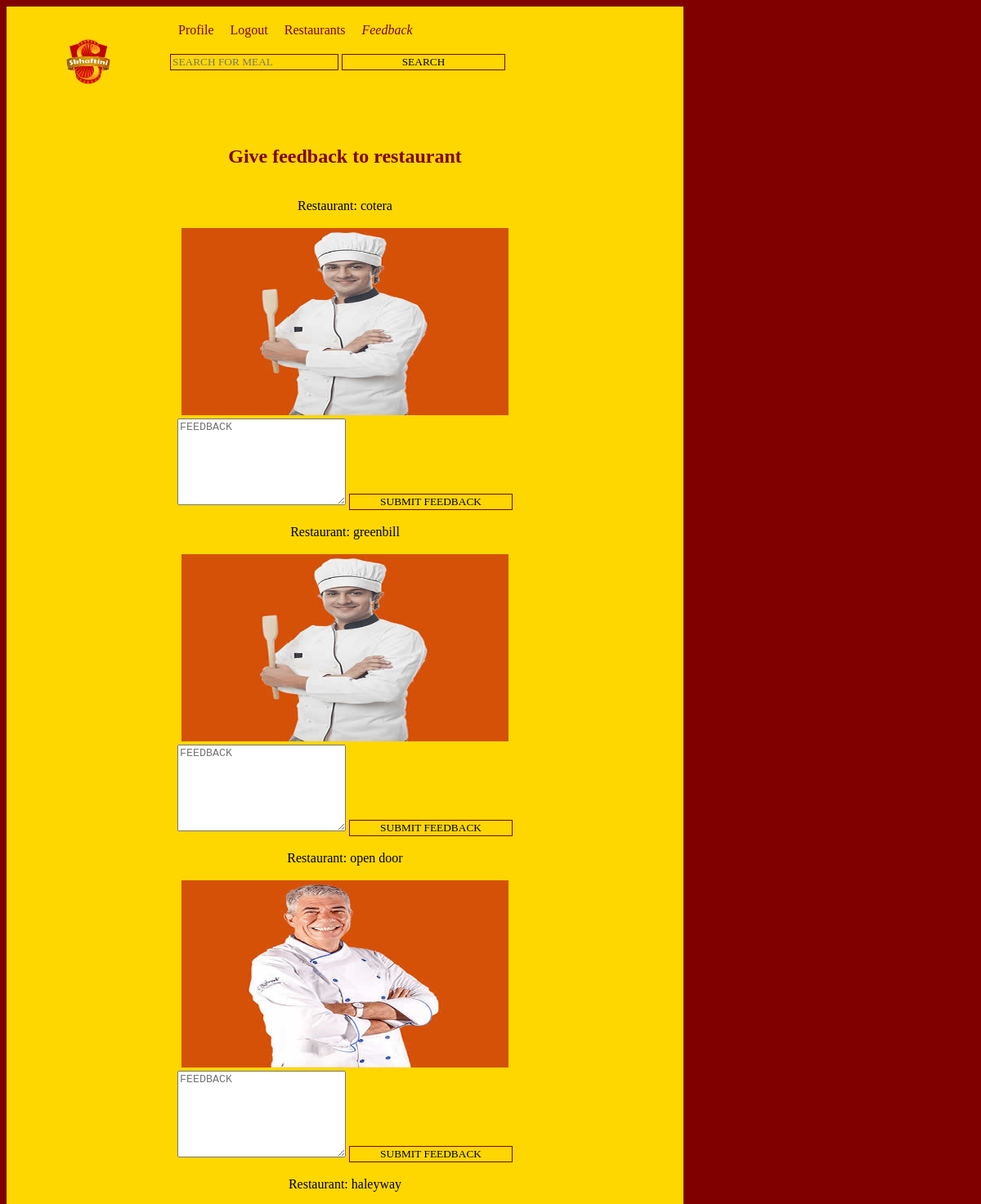
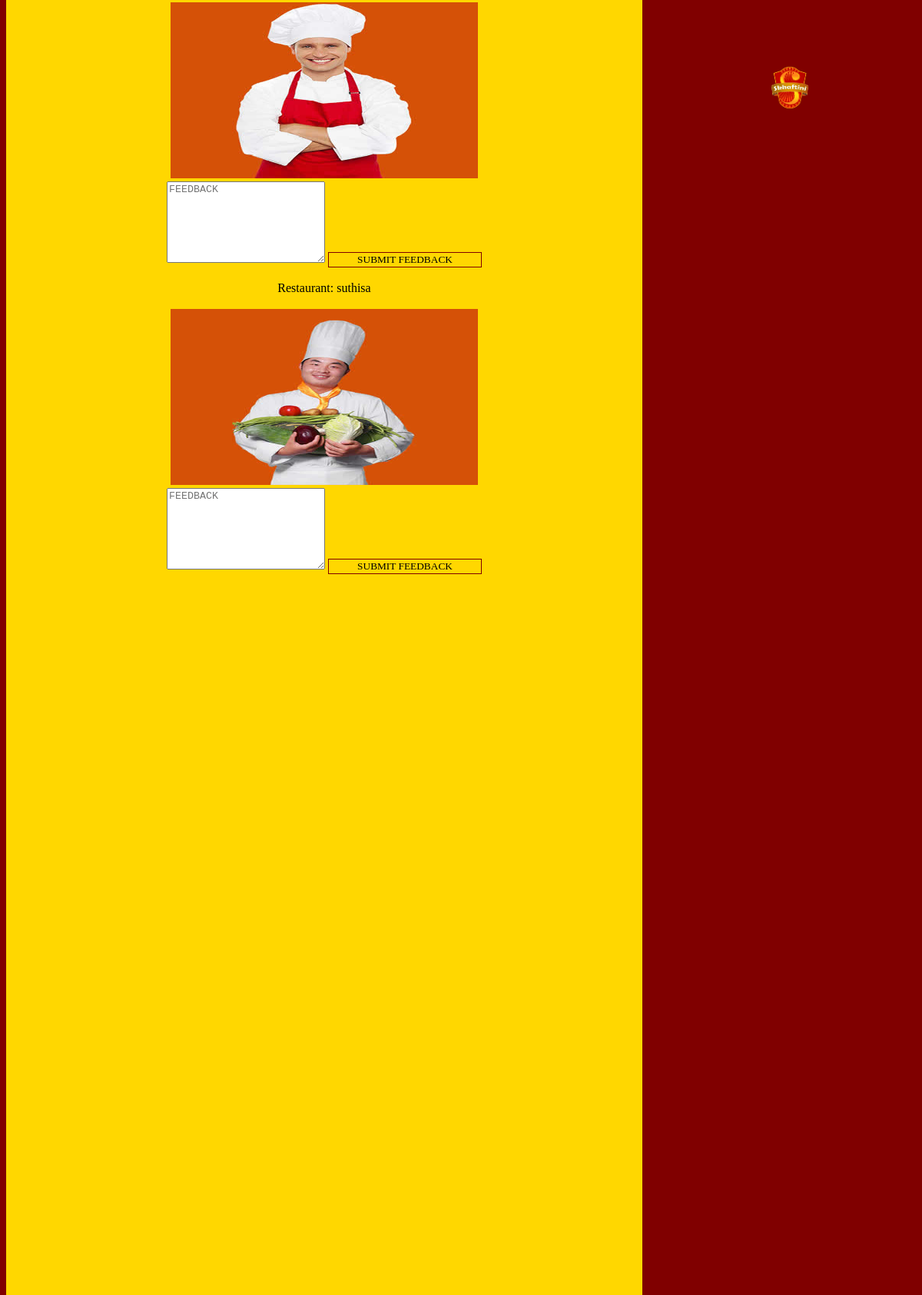
The app's page /feedback.php (signed in) with its own data (2 pictures, top to bottom).
### tables this page shows
CREATE TABLE `user_registration` (
  `PHONE_NUMBER` int(8) NOT NULL,
  `EMAIL` varchar(320) NOT NULL,
  `NAME` varchar(80) NOT NULL,
  `HOUSE_NUMBER` int(70) NOT NULL,
  `PASSWORD` varchar(94) NOT NULL,
  `TYPE_OF_USER` varchar(15) NOT NULL,
  `IMAGE` varchar(255) NOT NULL,
  `STATUS` varchar(10) NOT NULL,
  `CREDIT_CARD` int(16) NOT NULL,
  `CHARGE` int(11) NOT NULL,
  `DATE_ACCOUNT_CREATED` date NOT NULL DEFAULT current_timestamp()
);

### feedback.php (the view, shortened to what this page needs)
<?php
$DATABASE_HOST = 'localhost';
$DATABASE_USER = 'root';
$DATABASE_PASS = '';
$DATABASE_NAME = 'skhaftini';
$con = mysqli_connect($DATABASE_HOST, $DATABASE_USER, $DATABASE_PASS, $DATABASE_NAME);
$stmt = $con->prepare('SELECT EMAIL,NAME,user_address.HOUSE_NUMBER,PHONE_NUMBER,IMAGE,CREDIT_CARD,CHARGE,VILLAGE FROM user_registration join user_address on
 user_address.HOUSE_NUMBER = user_registration.HOUSE_NUMBER and PHONE_NUMBER = ?');
$user = $_SESSION['id'];
$stmt->bind_param('i', $user);
$stmt->execute();
$stmt->bind_result($email,$name,$houseno,$phone,$image,$card,$charge,$village);
?>
<!DOCTYPE html>
<html>
<head>
<link rel="stylesheet" href="skhaftini.css" />
</head>
<body>
<header>
<nav>
<img src="skaftini png-13.png" alt="logo" width="200px" height="135px" />
<nav>
<a href="profile.php"><i class="fas fa-user-circle"></i>Profile</a>
<a href="logout.php"><i class="fas fa-sign-out-alt"></i>Logout</a>
<a href="restaurants.php"><i class="fas fa-sign-out-alt"></i>Restaurants</a>
<a href="feedback.php"><i class="fas fa-sign-out-alt">Feedback</i></a>
<form action="search.php" method="get" autocomplete="off">
<input type="text" placeholder="SEARCH FOR MEAL" name="search"/>
<input type="submit" value="SEARCH" name="submit" />
</form>
</nav>
</header>
<section id="restaurantsection">
<h2>Give feedback to restaurant </h2>
<?php
$selectquery ="SELECT * FROM user_registration WHERE TYPE_OF_USER='RESTAURANT'";
$result = $con->query($selectquery);
$rows = $result->num_rows;
for ($j = 0 ; $j < $rows ; ++$j)  {
$row = $result->fetch_array(MYSQLI_ASSOC);
echo '<br>';
echo 'Restaurant: ' . htmlspecialchars($row['NAME']). '<br>';
echo '<br>';
echo "<img src='uploaded1/".$row['IMAGE']."' width='400' height='229'>";
echo '<br>';
echo '</form>
<form action="feedbackprocess.php" method="post">
<input type="hidden" value="'.$phone.'" name="phone">
<input type="hidden" value="'.$row['PHONE_NUMBER'].'" name="rphone">
<textarea placeholder="FEEDBACK" style="width:200px; height:100px;" name="feedback"></textarea>
<input type="submit" value="SUBMIT FEEDBACK" name="submit" />
</form>';
}
?>
</section>
<aside id="restaurantaside">
</aside>
</body>
</html>

### skhaftini.css (style rules this page uses)
body { height:100% auto; width:100%; background-color:maroon; background-image:url("skaftini png-13.png"); background-size: 50%; background-position:center; background-repeat:no-repeat; background-attachment:fixed; font-family:Forte; }
body header { position:fixed; min-height: 80px; max-height:100px; width:68.9%; background-color: gold; float:left; padding-bottom:50px; }
body header nav img { float:left; }
body header nav nav { padding-top:10px; }
header nav nav a { float:left; margin: 10px; text-decoration:none; color: maroon; background-color: gold; }
header nav nav form { padding-top:10px; float: left; position:relative; }
a { font-family:Forte; }
section h1, h2 { color:maroon; }
#restaurantsection { padding-top:150px; min-height: 3000px; max-height: auto; float:left; width:69%; background-color:gold; text-align:center; }
aside { position:fixed; width:49.3%; height:100%; margin-right:40%; background-color:maroon; color:gold; }
#restaurantaside { position:fixed; width:30%; height:100%; margin-left:70%; margin-top:0px; background-color:maroon; float:right; background-image:url("skaftini png-13.png"); background-size: 50%; background-position:center; background-repeat:no-repeat; }
input { width:200px; background-color:gold; font-family:Forte; border:1px solid maroon; }

### records on screen
user_registration: NAME "cotera", IMAGE (picture)
user_registration: NAME "greenbill", IMAGE (picture)
user_registration: NAME "open door", IMAGE (picture)
user_registration: NAME "haleyway", IMAGE (picture)
user_registration: NAME "suthisa", IMAGE (picture)
